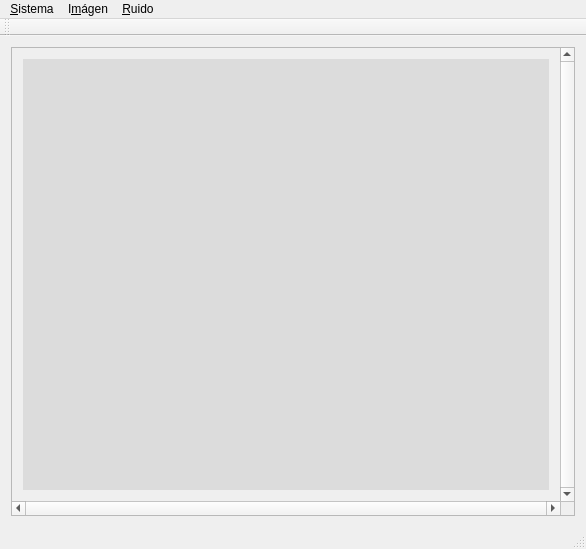
<?xml version="1.0" encoding="UTF-8"?>
<ui version="4.0">
 <class>MainWindow</class>
 <widget class="QMainWindow" name="MainWindow">
  <property name="geometry">
   <rect>
    <x>0</x>
    <y>0</y>
    <width>586</width>
    <height>549</height>
   </rect>
  </property>
  <property name="windowTitle">
   <string>MainWindow</string>
  </property>
  <widget class="QWidget" name="centralWidget">
   <layout class="QGridLayout" name="gridLayout">
    <item row="0" column="0" colspan="2">
     <widget class="QScrollArea" name="scrollArea">
      <property name="verticalScrollBarPolicy">
       <enum>Qt::ScrollBarAlwaysOn</enum>
      </property>
      <property name="horizontalScrollBarPolicy">
       <enum>Qt::ScrollBarAlwaysOn</enum>
      </property>
      <property name="sizeAdjustPolicy">
       <enum>QAbstractScrollArea::AdjustToContents</enum>
      </property>
      <property name="widgetResizable">
       <bool>true</bool>
      </property>
      <widget class="QWidget" name="scrollAreaWidgetContents">
       <property name="geometry">
        <rect>
         <x>0</x>
         <y>0</y>
         <width>550</width>
         <height>444</height>
        </rect>
       </property>
       <layout class="QGridLayout" name="gridLayout_3">
        <item row="0" column="0">
         <widget class="QLabel" name="labelImagen">
          <property name="styleSheet">
           <string notr="true">background-color:rgb(220, 220, 220);</string>
          </property>
          <property name="text">
           <string/>
          </property>
          <property name="scaledContents">
           <bool>false</bool>
          </property>
          <property name="alignment">
           <set>Qt::AlignCenter</set>
          </property>
         </widget>
        </item>
       </layout>
      </widget>
     </widget>
    </item>
   </layout>
  </widget>
  <widget class="QMenuBar" name="menuBar">
   <property name="geometry">
    <rect>
     <x>0</x>
     <y>0</y>
     <width>586</width>
     <height>31</height>
    </rect>
   </property>
   <widget class="QMenu" name="menuSistema">
    <property name="title">
     <string>&amp;Sistema</string>
    </property>
    <addaction name="actionAbrir_Im_gen"/>
    <addaction name="separator"/>
    <addaction name="actionSalir"/>
   </widget>
   <widget class="QMenu" name="menuIm_gen">
    <property name="title">
     <string>I&amp;mágen</string>
    </property>
    <addaction name="actionEscala_de_grises"/>
    <addaction name="actionRGB"/>
    <addaction name="separator"/>
    <addaction name="actionRestablecer"/>
   </widget>
   <widget class="QMenu" name="menuRuido">
    <property name="title">
     <string>&amp;Ruido</string>
    </property>
    <addaction name="actionSal_pimienta"/>
    <addaction name="actionGamma"/>
   </widget>
   <addaction name="menuSistema"/>
   <addaction name="menuIm_gen"/>
   <addaction name="menuRuido"/>
  </widget>
  <widget class="QToolBar" name="mainToolBar">
   <attribute name="toolBarArea">
    <enum>TopToolBarArea</enum>
   </attribute>
   <attribute name="toolBarBreak">
    <bool>false</bool>
   </attribute>
  </widget>
  <widget class="QStatusBar" name="statusBar"/>
  <action name="actionSalir">
   <property name="text">
    <string>&amp;Salir</string>
   </property>
  </action>
  <action name="actionAbrir_Im_gen">
   <property name="text">
    <string>Abrir Imágen</string>
   </property>
  </action>
  <action name="actionEscala_de_grises">
   <property name="text">
    <string>Escala de grises</string>
   </property>
  </action>
  <action name="actionRGB">
   <property name="text">
    <string>RGB</string>
   </property>
  </action>
  <action name="actionSal_pimienta">
   <property name="text">
    <string>Sal pimienta</string>
   </property>
  </action>
  <action name="actionGamma">
   <property name="text">
    <string>Gamma</string>
   </property>
  </action>
  <action name="actionRestablecer">
   <property name="text">
    <string>Restablecer</string>
   </property>
  </action>
 </widget>
 <layoutdefault spacing="6" margin="11"/>
 <resources/>
 <connections/>
</ui>
